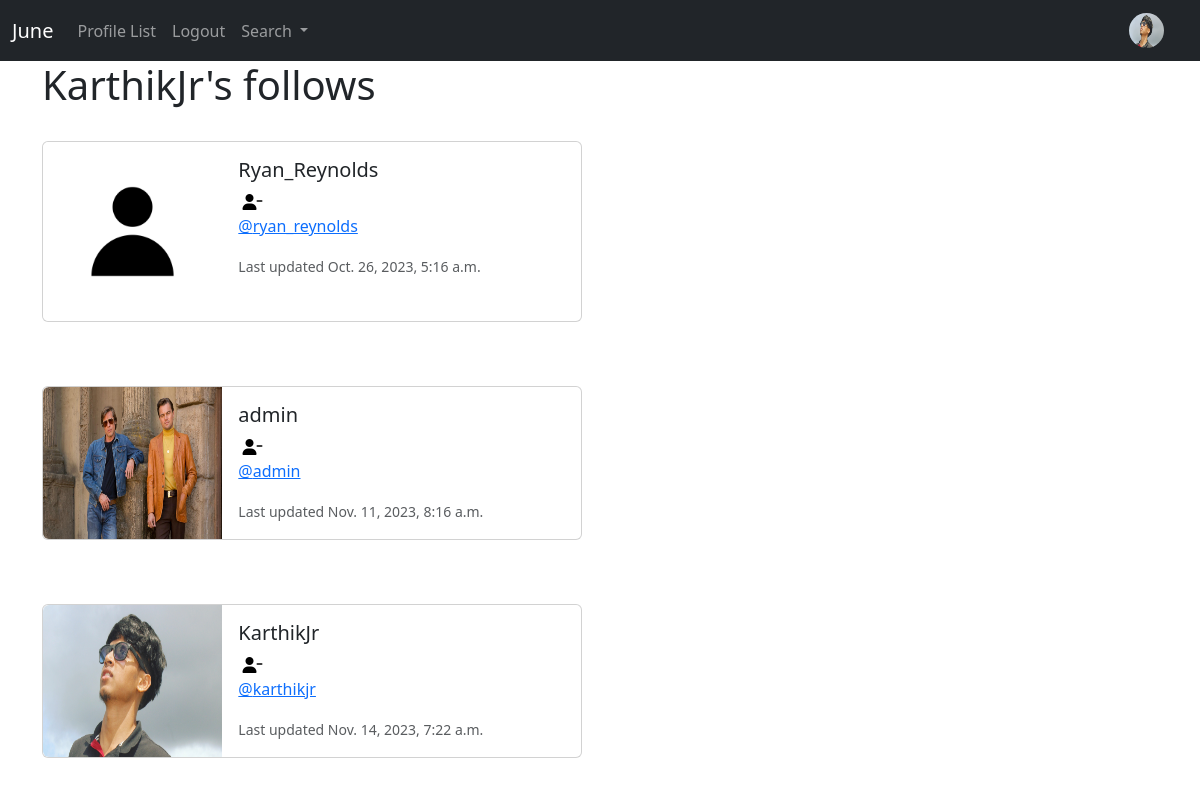
Screenshot of /profile/following_page/9 (signed in) with the database file from the repository.
### juneapp/models.py (models this page shows, shortened)
class Profile(models.Model):
    user = models.OneToOneField(User, on_delete = models.CASCADE)
    follows = models.ManyToManyField("self",
                                    related_name = "followed_by",
                                    symmetrical = False,
                                    blank = True)
    date_modified = models.DateTimeField(User, auto_now = True)
    profile_image = models.ImageField(null = True, blank = True, upload_to = 'images/')
    profile_bio = models.CharField(null = True, blank = True, max_length = 500)
    website_link = models.CharField(null = True, blank = True, max_length = 100)
    facebook_link = models.CharField(null = True, blank = True, max_length = 100)
    instagram_link = models.CharField(null = True, blank = True, max_length = 100)
    linkedin_link = models.CharField(null = True, blank = True, max_length = 100)

### juneapp/views.py (the view)
# urls.py: path("profile/following_page/<int:pk>", views.following_page, name = "following_page"),
def following_page(request, pk):
    if request.user.is_authenticated:
        if request.user.id == pk:
            profiles = Profile.objects.get(user_id = pk)
            return render(request, "following_page.html", {'profiles':profiles})
        else:
            messages.warning(request, ("That is not your profile page!"))
            return redirect('home')
    else:
        messages.warning(request, ("You must be logged in to view this page!"))
        return redirect('home')

### templates/following_page.html
{% extends "base.html" %}
{% load static %}
{% block content%}
    <h1>{{request.user.username}}'s follows</h1><br>
    {% if profiles %}
        {% for profile in profiles.follows.all %}
          <div class="card mb-3" style="max-width: 540px;">
              <div class="row g-0">
                <div class="col-md-4">
                  {% if profile.profile_image %}
                  <img src="{{profile.profile_image.url}}" style="height: 100%; width: 100%;" class="img-fluid rounded-start" alt=" Profile picture">
                  {% else %}
                  <img src="{% static 'images/default_profile_pic.png' %}" class="img-fluid rounded-start" alt=" Profile picture">
                  {% endif %}
                </div>
                <div class="col-md-8">
                  <div class="card-body">
                    <h5 class="card-title"> {{profile.user.username}}</h5>
                      {% if profile in profiles.follows.all %}
                          &nbsp;<a href="{% url 'unfollow' profile.user.id %}"><i style="color:black;" class="fa fa-user-minus" aria-hidden="true"></i></a>
                      {% else %}
                          &nbsp;<a href="{% url 'follow' profile.user.id %}"><i style="color:black;" class="fa fa-user-plus" aria-hidden="true"></i></a>
                      {% endif %}
                    <p class="card-text"><a href="{% url 'profile' profile.user.id %}"> @{{profile.user.username|lower}}</a></p>
                    <p class="card-text"><small class="text-body-secondary">Last updated {{profile.date_modified}}</small></p>
                  </div>
                </div>
              </div>
            </div><br><br>
        {% endfor %}
    {% endif %}
{% endblock %}

### templates/navbar.html (shortened to what this page needs)
{% load static %}
<nav class="navbar navbar-expand-lg navbar-dark bg-dark">
    <div class="container-fluid">
      <a class="navbar-brand" href="{% url 'home' %}">June</a>
      <div class="collapse navbar-collapse" id="navbarSupportedContent">
        <ul class="navbar-nav me-auto mb-2 mb-lg-0">
          <li class="nav-item">
            <a class="nav-link" href="{% url 'profile_list' %}">Profile List</a>
          </li>
          {% if user.is_authenticated %}
          <li class="nav-item">
            <a class="nav-link" href="{% url 'logout' %}">Logout</a>
          </li>
          {% endif %}
          <li class="nav-item dropdown">
            <a class="nav-link dropdown-toggle" href="#" role="button" data-bs-toggle="dropdown" aria-expanded="false">
              Search
            </a>
          </li>
        </ul>
        {% if user.is_authenticated %}
          <ul class="navbar-nav ml-auto">
            <li class="nav-link navbar-brand">
          {% if user.profile.profile_image %}
                <a style="text-decoration: none;" href="{% url 'profile' request.user.id %}">
                  <img class="rounded-circle" width="35" height="35" src="{{user.profile.profile_image.url}}" alt="Profile picture">
                </a>
          {% else %}
                <a style="text-decoration: none;" href="{% url 'profile' request.user.id %}">
                  <img class="rounded-cirle" style="border-radius: 50%;" width="35" height="35"  src="{% static 'images/default_profile_pic.png' %}"  alt="Profile picture">
                </a>
          {% endif %}
            </li>
          </ul>
        {% endif %}
      </div>
    </div>
  </nav>

### rows the page displays
Profile: user.username "Ryan_Reynolds", user.username "ryan_reynolds", date_modified "Oct. 26, 2023, 5:16 a.m."
Profile: profile_image (picture), user.username "admin", date_modified "Nov. 11, 2023, 8:16 a.m."
Profile: profile_image (picture), user.username "KarthikJr", user.username "karthikjr", date_modified "Nov. 14, 2023, 7:22 a.m."

### other values shown
{{ request.user.username }} "KarthikJr"
